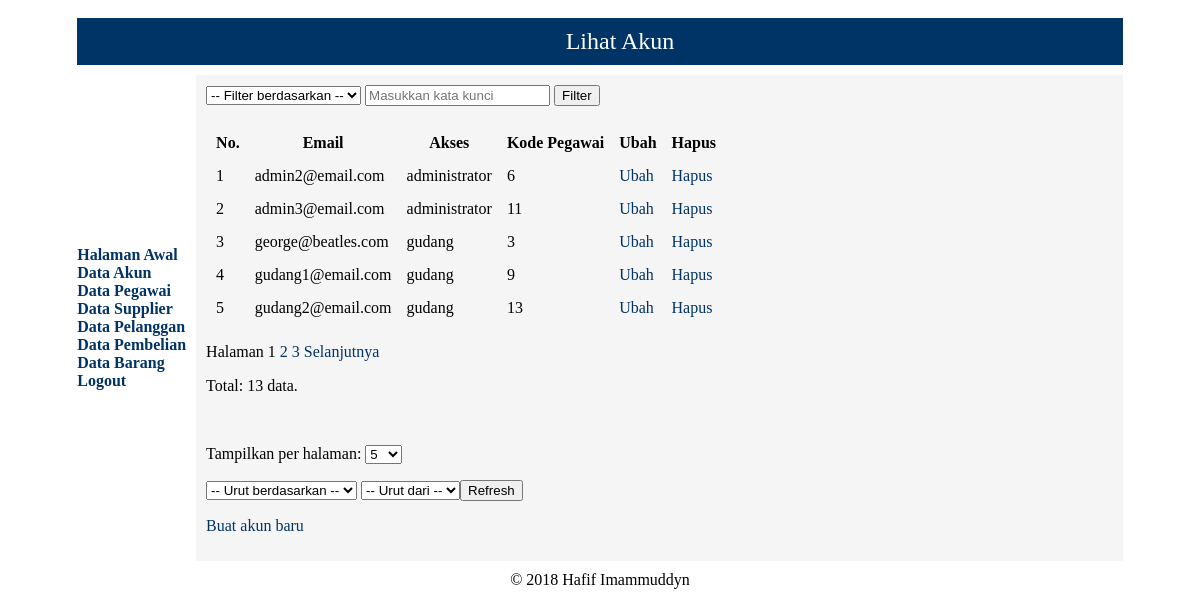
The page /lihat_akun.php (signed in) on the database as committed earlier.
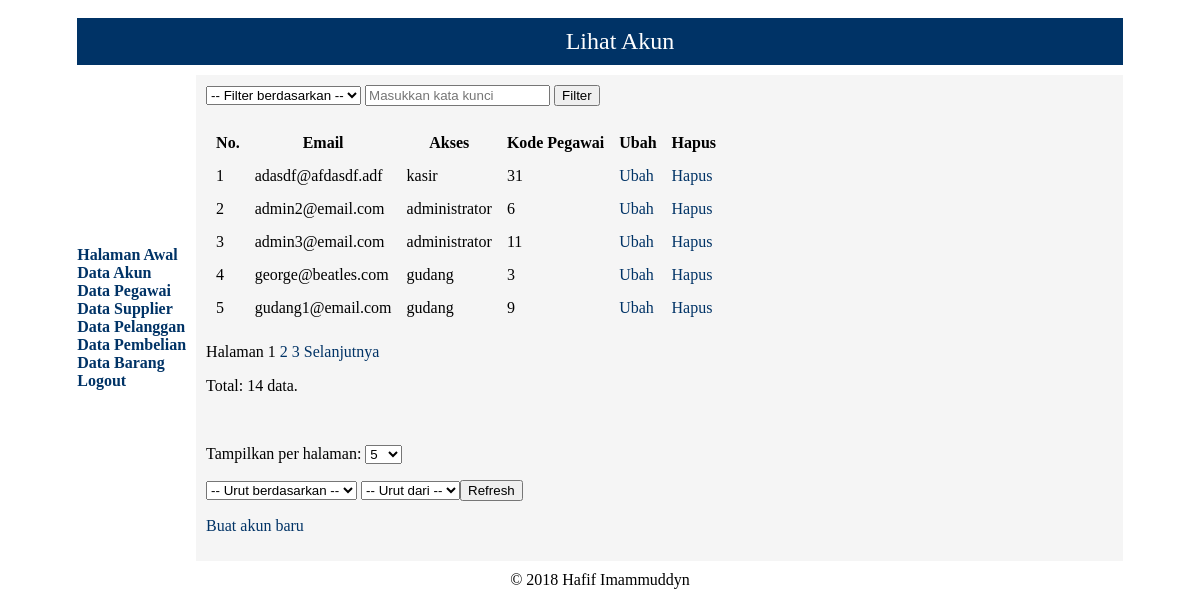
The same page on the database as committed later.
### tables this page shows
CREATE TABLE `tb_akun` (
  `kode_akun` int(11) NOT NULL AUTO_INCREMENT,
  `email` varchar(40) NOT NULL,
  `kata_sandi` varchar(40) NOT NULL,
  `akses` enum('administrator','gudang','kasir','manager') NOT NULL,
  `kode_pegawai` int(11) NOT NULL,
  PRIMARY KEY (`kode_akun`),
  UNIQUE KEY `nama_pengguna` (`email`),
  UNIQUE KEY `email` (`email`),
  KEY `kode_pegawai` (`kode_pegawai`),
  KEY `login` (`email`,`kata_sandi`,`akses`),
  CONSTRAINT `tb_akun_ibfk_1` FOREIGN KEY (`kode_pegawai`) REFERENCES `tb_pegawai` (`kode_pegawai`) ON DELETE NO ACTION ON UPDATE NO ACTION
);

### lihat_akun.php (the view, shortened to what this page needs)
<?php
if (!empty($_GET['col']) && !empty($_GET['keyword']) && in_array(strtolower($_GET['col']), [1, 2, 3])) {
    $column = trim(htmlentities(strip_tags($_GET['col'])));
    $keyword = trim(htmlentities(strip_tags($_GET['keyword'])));
} else {
    $column = $keyword = FALSE;
}
if (
  !isset($_GET['s'], $_GET['o']) || !in_array(strtolower($_GET['s']), ['email', 'akses', 'kode_pegawai']) || !in_array(filter_var($_GET['o'], FILTER_VALIDATE_INT, array('options' => array('min_range' => 1, 'max_range' => 2))), [1, 2])) {
    $s = 'email';
    $o = 1;
} else {
    $s = $_GET['s'];
    $o = $_GET['o'];
}
if (!isset($_GET['display']) || (!is_numeric($_GET['display'])) || !check_five($_GET['display']) || !in_array($_GET['display'], [5, 10, 15])) {
    if (isset($_SESSION['display'])) {
        $display = $_SESSION['display'];
    } else {
        $display = 5;
    }
} else {
    $display = $_GET['display'];
}
if ($o == 1) {
    $ot = 'ASC';
} else {
    $ot = 'DESC';
}
require('mysqli_connect.php');
if ($column && $keyword) {
    switch ($column) {
        case '1' :
            $colkey = 'email';
            $hpc = 'Email';
            break;
        case '2' :
            $colkey = 'akses';
            $hpc = 'Akses';
            break;
        case '3' :
            $colkey = 'kode_pegawai';
            $hpc = 'Kode Pegawai';
            break;
    }
    $keyword = mysqli_real_escape_string($dbc, $keyword);
    $colkey = mysqli_real_escape_string($dbc, $colkey);
    $fq = " WHERE $colkey LIKE '%$keyword%'";
    $search = TRUE;
} else {
    $fq = "";
    $search = FALSE;
}
$q = "SELECT COUNT(*) FROM tb_akun $fq";
$r = @mysqli_query($dbc, $q) or die('<h1>Terjadi kesalahan!</h1><p>Kesalahan:<br />' . mysqli_error($dbc) . '</p>');
list($total_row) = mysqli_fetch_array($r, MYSQLI_NUM);
if (isset($_GET['start']) && check_start($_GET['start'], $display)) {
    $start = $_GET['start'];
} else {
    $start = 0;
}
$q = "SELECT * FROM tb_akun $fq ORDER BY $s $ot LIMIT $start, $display";
$r = @mysqli_query($dbc, $q);
if ($r) {
    echo '<form name="pencarian" action="lihat_akun.php" method="get">
        <select name="col">
          <option value="">-- Filter berdasarkan --</option>
          <option value="1"';
    if (isset($_GET['col']) && ($_GET['col'] == '1')) {
        echo ' selected="selected"';
    }
    echo '>Email</option>
          <option value="2"';
    echo '>Akses</option>
          <option value="3"';
    if (isset($_GET['col']) && ($_GET['col'] == '3')) {
        echo ' selected="selected"';
    }
    echo '>Kode Pegawai</option>
        </select>
        <input name="keyword" type="text" placeholder="Masukkan kata kunci" value="' . ((isset($_GET['keyword'])) ? $_GET['keyword'] : '') . '" />
        <input name="submit" type="submit" value="Filter" />
      </form><br />';
    if ($search && $total_row == 0) {
        echo '<p>Data tidak ditemukan.</p>';
    } else {
        if ($total_row > $display) {
            $pages = ceil($total_row / $display);
        } else {
            $pages = 1;
        }
        echo '<table border="0" cellpadding="5" cellspacing="5">
          <tr>
            <th>No.</th>
            <th>Email</th>
            <th>Akses</th>
            <th>Kode Pegawai</th>
            <th>Ubah</th>
            <th>Hapus</th>
          </tr>';
        $no = $start + 1;
        while ($row = mysqli_fetch_array($r, MYSQLI_ASSOC)) {
            echo '<tr>
              <td>' . $no . '</td>
              <td>' . $row['email'] . '</td>
              <td>' . $row['akses'] . '</td>
              <td>' . $row['kode_pegawai'] . '</td>
              <td><a href="edit_akun.php?id=' . $row['kode_akun'] . '" class="navlink">Ubah</a></td>
              <td><a href="hapus_akun.php?id=' . $row['kode_akun'] . '" class="navlink">Hapus</a></td></tr>';
            $no++;
        }
        echo '</table>';
        if (isset($_GET['s'])) {
            $s = $_GET['s'];
        } else {
            $s = NULL;
        }
        if (isset($_GET['o'])) {
            $o = $_GET['o'];
        } else {
            $o = NULL;
        }
        if ($pages > 1) {
            echo '<p>Halaman ';
            $current_page = ($start / $display) + 1;
            for ($i = 1; $i <= $pages; $i++) {
                if ($current_page != $i) {
                    echo '<a class="navlink" href="lihat_akun.php?start=' . ($display * ($i - 1)) . '&display=' . $display . '&col=' . $column . '&keyword='. $keyword . '&s=' . $s . '&o=' . $o . '">' . $i . '</a> ';
                } else {
                    echo $i . ' ';
                }
            }
            if ($current_page != $pages) {
                echo '<a class="navlink" href="lihat_akun.php?start=' . ($start + $display) . '&display=' . $display . '&col=' . $column . '&keyword='. $keyword . '&s=' . $s . '&o=' . $o . '">Selanjutnya</a>';
            }
            echo '</p>';
        }
        echo '<p>Total: ' . $total_row . ' data.</p><br />';
        if ($total_row > 1) {
            echo '<form action="lihat_akun.php" method="get">
              <p>Tampilkan per halaman: <select name="display">
                <option value="5"';
            if ($display == 5) {
                echo ' selected="selected"';
            } else {
                echo '';
            }
            echo '>5</option>
                <option value="10"';
            if ($display == 10) {
                echo ' selected="selected"';
            } else {
                echo '';
            }
            echo '>10</option>
                <option value="15"';
            if ($display == 15) {
                echo ' selected="selected"';
            } else {
                echo '';
            }
            echo '>15</option>
              </select></p>
              <p><select name="s">
                <option value="">-- Urut berdasarkan --</option>
                <option value="email"';
            if (isset($_GET['s']) && ($_GET['s'] == 'email')) {
                echo ' selected="selected"';
            }
            echo '>Email</option>
                  <option value="akses"';
            echo '>Akses</option>
                  <option value="kode_pegawai"';
            if (isset($_GET['s']) && ($_GET['s'] == 'kode_pegawai')) {
                echo ' selected="selected"';
            }
            echo '>Kode Pegawai</option>
                </select>
                <select name="o">
                  <option value="">-- Urut dari --</option>
                  <option value="1"';
            if (isset($_GET['o']) && ($_GET['o'] == '1')) {
                echo ' selected="selected"';
            }
            echo '>A-Z</option>
                  <option value="2"';
            if (isset($_GET['o']) && ($_GET['o'] == '2')) {
                echo ' selected="selected"';
            }
            echo '>Z-A</option>
                </select>';
            echo '<input name="submit" type="submit" value="Refresh" /></p></form>';
        }
    }
} else {
    echo '<h1>Terjadi kesalahan!</h1><p>Kesalahan:<br />' . mysqli_error($dbc) . '</p>';
}
echo '<p><a href="buat_akun.php" class="navlink">Buat akun baru</a></p>';
?>

Rows that differ between the two databases and show on the page:
no longer on this page (row unchanged): tb_akun: email "gudang2@email.com", akses "gudang", kode_pegawai "13"
added tb_akun: email "adasdf@afdasdf.adf", akses "kasir", kode_pegawai "31"
Other text that changed with them:
$total_row: "13" → "14"
